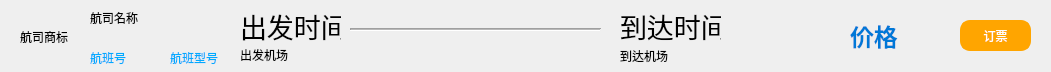
<?xml version="1.0" encoding="UTF-8"?>
<ui version="4.0">
 <class>listItem</class>
 <widget class="QWidget" name="listItem">
  <property name="geometry">
   <rect>
    <x>0</x>
    <y>0</y>
    <width>1051</width>
    <height>72</height>
   </rect>
  </property>
  <property name="windowTitle">
   <string>Form</string>
  </property>
  <widget class="QLabel" name="lbl_compName">
   <property name="geometry">
    <rect>
     <x>90</x>
     <y>10</y>
     <width>101</width>
     <height>16</height>
    </rect>
   </property>
   <property name="styleSheet">
    <string notr="true">QLabel {
    background-color: transparent;
}
</string>
   </property>
   <property name="text">
    <string>航司名称</string>
   </property>
  </widget>
  <widget class="QLabel" name="lbl_compPic">
   <property name="geometry">
    <rect>
     <x>20</x>
     <y>11</y>
     <width>51</width>
     <height>51</height>
    </rect>
   </property>
   <property name="styleSheet">
    <string notr="true">QLabel {
    background-color: transparent;
}
</string>
   </property>
   <property name="text">
    <string>航司商标</string>
   </property>
  </widget>
  <widget class="QLabel" name="lbl_fliNo">
   <property name="geometry">
    <rect>
     <x>90</x>
     <y>50</y>
     <width>61</width>
     <height>16</height>
    </rect>
   </property>
   <property name="styleSheet">
    <string notr="true">QLabel {
    background-color: transparent;
	color:rgb(0, 170, 255);
}
</string>
   </property>
   <property name="text">
    <string>航班号</string>
   </property>
  </widget>
  <widget class="QLabel" name="lbl_fliCate">
   <property name="geometry">
    <rect>
     <x>170</x>
     <y>50</y>
     <width>61</width>
     <height>16</height>
    </rect>
   </property>
   <property name="styleSheet">
    <string notr="true">QLabel {
    background-color: transparent;
	color:rgb(0, 170, 255);
}
</string>
   </property>
   <property name="text">
    <string>航班型号</string>
   </property>
  </widget>
  <widget class="QLabel" name="lbl_deparTime">
   <property name="geometry">
    <rect>
     <x>240</x>
     <y>10</y>
     <width>101</width>
     <height>31</height>
    </rect>
   </property>
   <property name="font">
    <font>
     <pointsize>20</pointsize>
    </font>
   </property>
   <property name="styleSheet">
    <string notr="true">QLabel {
    background-color: transparent;
}
</string>
   </property>
   <property name="frameShape">
    <enum>QFrame::NoFrame</enum>
   </property>
   <property name="frameShadow">
    <enum>QFrame::Plain</enum>
   </property>
   <property name="text">
    <string>出发时间</string>
   </property>
  </widget>
  <widget class="QLabel" name="lbl_arrTime">
   <property name="geometry">
    <rect>
     <x>620</x>
     <y>10</y>
     <width>101</width>
     <height>31</height>
    </rect>
   </property>
   <property name="font">
    <font>
     <pointsize>20</pointsize>
    </font>
   </property>
   <property name="styleSheet">
    <string notr="true">QLabel {
    background-color: transparent;
}
</string>
   </property>
   <property name="text">
    <string>到达时间</string>
   </property>
  </widget>
  <widget class="QLabel" name="lbl_price">
   <property name="geometry">
    <rect>
     <x>850</x>
     <y>20</y>
     <width>91</width>
     <height>31</height>
    </rect>
   </property>
   <property name="styleSheet">
    <string notr="true">QLabel {
    color: #0078d7;  /* 这是一种鲜亮的蓝色，可以根据需要调整颜色的具体数值 */
    font-size: 24px;  /* 字体大小，根据图片调整 */
    font-family: &quot;Segoe UI&quot;;  /* Windows 常用字体，可以换成其他的，如 'Arial' */
    font-weight: bold;  /* 加粗字体 */
	background-color:transparent;
}
</string>
   </property>
   <property name="text">
    <string>价格</string>
   </property>
  </widget>
  <widget class="QPushButton" name="btn_book">
   <property name="geometry">
    <rect>
     <x>960</x>
     <y>20</y>
     <width>71</width>
     <height>31</height>
    </rect>
   </property>
   <property name="cursor">
    <cursorShape>PointingHandCursor</cursorShape>
   </property>
   <property name="styleSheet">
    <string notr="true">QPushButton {
    border: 2px solid #FFA500;
    border-radius: 10px;
    background-color: #FFA500;
    color: white;
    padding: 5px 15px;
}

QPushButton:hover {
    background-color: #FF8C00;
    border-color: #E69500;
}

QPushButton:pressed {
    background-color: #CC8400;
    border-color: #B07300;
}</string>
   </property>
   <property name="text">
    <string>订票</string>
   </property>
  </widget>
  <widget class="QLabel" name="lbl_dpAirPot">
   <property name="geometry">
    <rect>
     <x>240</x>
     <y>39</y>
     <width>71</width>
     <height>31</height>
    </rect>
   </property>
   <property name="styleSheet">
    <string notr="true">QLabel {
    background-color: transparent;
}
</string>
   </property>
   <property name="text">
    <string>出发机场</string>
   </property>
  </widget>
  <widget class="QLabel" name="lbl_desAirPot">
   <property name="geometry">
    <rect>
     <x>620</x>
     <y>45</y>
     <width>71</width>
     <height>21</height>
    </rect>
   </property>
   <property name="styleSheet">
    <string notr="true">QLabel {
    background-color: transparent;
}
</string>
   </property>
   <property name="text">
    <string>到达机场</string>
   </property>
  </widget>
  <widget class="QFrame" name="frame">
   <property name="geometry">
    <rect>
     <x>350</x>
     <y>21</y>
     <width>251</width>
     <height>16</height>
    </rect>
   </property>
   <property name="styleSheet">
    <string notr="true">frame {
    background-color: transparent;
}
</string>
   </property>
   <property name="frameShape">
    <enum>QFrame::HLine</enum>
   </property>
   <property name="frameShadow">
    <enum>QFrame::Sunken</enum>
   </property>
   <property name="lineWidth">
    <number>1</number>
   </property>
   <property name="midLineWidth">
    <number>1</number>
   </property>
  </widget>
 </widget>
 <resources/>
 <connections/>
</ui>
